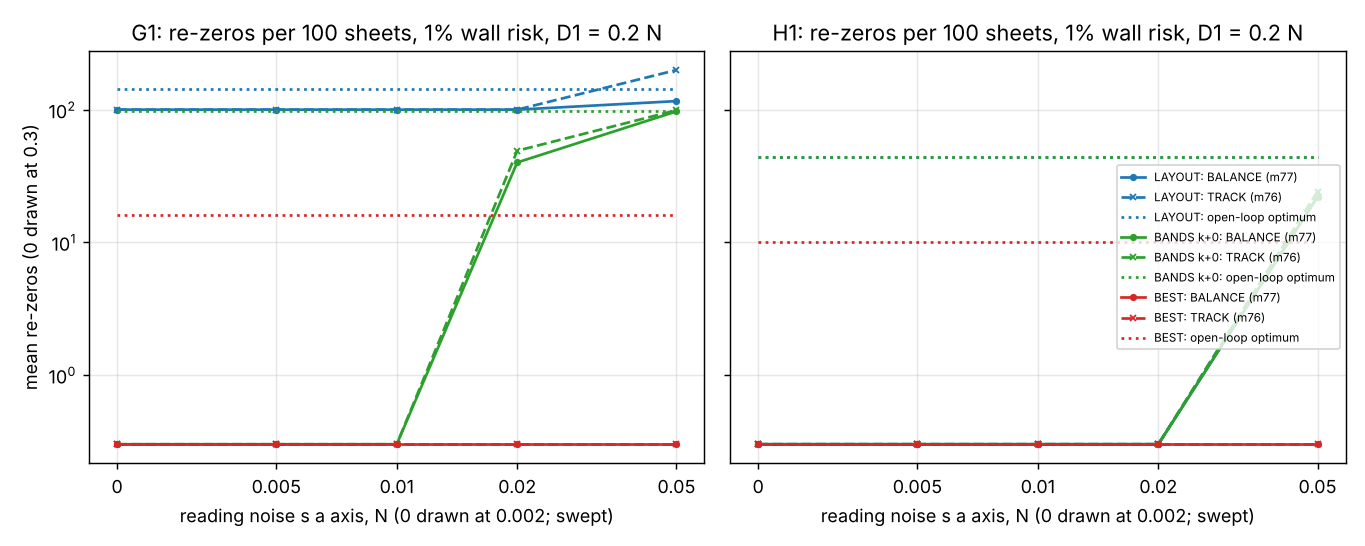

Python code for this plot:
"""Figure for milestone 77: python experiments/m77_balance/figure.py (reads results.json and milestone 76's).

Mean re-zeros per 100 sheets at a 1% wall risk against the noise of one free-air bias reading a sheet: BALANCE (a wall
risk budget spread over the tracked residual's tares, solid), milestone 76's TRACK (one per-sheet risk level, dashed) and
milestone 75's open-loop optimum (dotted, flat), at D1 = 0.2 N, where the two differ most; G1 left, H1 right."""
import json
import os

import matplotlib
matplotlib.use("Agg")
import matplotlib.pyplot as plt  # noqa: E402

HERE = os.path.dirname(os.path.abspath(__file__))
R = json.load(open(os.path.join(HERE, "results.json")))
R76 = json.load(open(os.path.join(HERE, "..", "m76_closedloop", "results.json")))
PLANS = (("LAYOUT", "C0"), ("BANDS k+0", "C2"), ("BEST", "C3"))
D1 = 0.2
S = R["noise"]
xs = [max(s, 0.002) for s in S]
fig, axes = plt.subplots(1, 2, figsize=(10.5, 4.2), sharey=True)
for ax, n in zip(axes, ("g1", "h1")):
    for plan, col in PLANS:
        k = f"{n}|{plan}|{D1}"
        b = [max(R["rows"][k][str(s)]["fresh"][1], 0.3) if R["rows"][k][str(s)] else float("nan") for s in S]
        t = [max(R76["rows"][k][f"TRACK|{s}"]["fresh"][1], 0.3) for s in S]
        ax.plot(xs, b, color=col, ls="-", marker="o", ms=3, label=f"{plan}: BALANCE (m77)")
        ax.plot(xs, t, color=col, ls="--", marker="x", ms=3, label=f"{plan}: TRACK (m76)")
        ax.plot(xs, [max(R76["rows"][k]["OPT"], 0.3)] * len(S), color=col, ls=":", label=f"{plan}: open-loop optimum")
    ax.set_xscale("log")
    ax.set_yscale("log")
    ax.set_xticks(xs, ["0"] + [f"{v:g}" for v in S[1:]])
    ax.minorticks_off()
    ax.set_xlabel("reading noise s a axis, N (0 drawn at 0.002; swept)")
    ax.set_title(f"{n.upper()}: re-zeros per 100 sheets, 1% wall risk, D1 = {D1} N")
    ax.grid(alpha=0.3, which="both")
axes[0].set_ylabel("mean re-zeros (0 drawn at 0.3)")
axes[1].legend(fontsize=6.5, loc="center right")
fig.tight_layout()
fig.savefig(os.path.join(HERE, "figure.png"), dpi=130)
